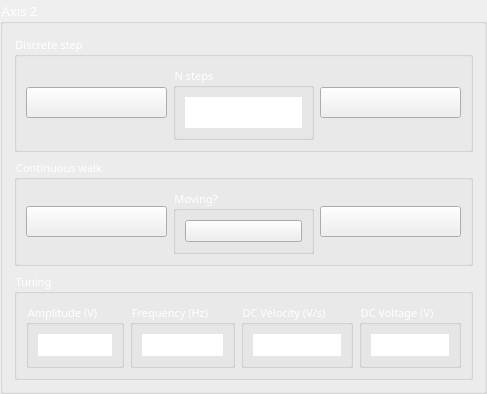
         <widget class="QGroupBox" name="verticalGroupBox_9">
          <property name="font">
           <font>
            <family>Calibri Light</family>
            <pointsize>10</pointsize>
           </font>
          </property>
          <property name="styleSheet">
           <string notr="true">color: rgb(255, 255, 255);</string>
          </property>
          <property name="title">
           <string>Axis 2</string>
          </property>
          <layout class="QVBoxLayout" name="verticalLayout_10">
           <item>
            <widget class="QGroupBox" name="groupBox_64">
             <property name="font">
              <font>
               <family>Calibri Light</family>
               <pointsize>8</pointsize>
              </font>
             </property>
             <property name="styleSheet">
              <string notr="true">color: rgb(255, 255, 255);</string>
             </property>
             <property name="title">
              <string>Discrete step</string>
             </property>
             <layout class="QHBoxLayout" name="horizontalLayout_66">
              <item>
               <widget class="QPushButton" name="step_left_8">
                <property name="minimumSize">
                 <size>
                  <width>0</width>
                  <height>0</height>
                 </size>
                </property>
                <property name="font">
                 <font>
                  <family>Calibri Light</family>
                  <pointsize>12</pointsize>
                 </font>
                </property>
                <property name="styleSheet">
                 <string notr="true"/>
                </property>
                <property name="text">
                 <string/>
                </property>
                <property name="icon">
                 <iconset>
                  <normaloff>left_arrow.svg</normaloff>left_arrow.svg</iconset>
                </property>
                <property name="iconSize">
                 <size>
                  <width>36</width>
                  <height>36</height>
                 </size>
                </property>
                <property name="checkable">
                 <bool>false</bool>
                </property>
                <property name="autoDefault">
                 <bool>false</bool>
                </property>
                <property name="default">
                 <bool>false</bool>
                </property>
               </widget>
              </item>
              <item>
               <widget class="QGroupBox" name="groupBox_65">
                <property name="font">
                 <font>
                  <family>Calibri Light</family>
                  <pointsize>8</pointsize>
                 </font>
                </property>
                <property name="title">
                 <string>N steps</string>
                </property>
                <layout class="QHBoxLayout" name="horizontalLayout_67">
                 <item>
                  <widget class="QSpinBox" name="n_steps_8">
                   <property name="font">
                    <font>
                     <family>Calibri Light</family>
                     <pointsize>12</pointsize>
                     <weight>3</weight>
                     <italic>false</italic>
                     <bold>false</bold>
                    </font>
                   </property>
                   <property name="styleSheet">
                    <string notr="true">font: 25 12pt &quot;Calibri Light&quot;;</string>
                   </property>
                   <property name="frame">
                    <bool>false</bool>
                   </property>
                   <property name="alignment">
                    <set>Qt::AlignCenter</set>
                   </property>
                   <property name="buttonSymbols">
                    <enum>QAbstractSpinBox::NoButtons</enum>
                   </property>
                   <property name="maximum">
                    <number>100</number>
                   </property>
                   <property name="value">
                    <number>1</number>
                   </property>
                  </widget>
                 </item>
                </layout>
               </widget>
              </item>
              <item>
               <widget class="QPushButton" name="step_right_8">
                <property name="minimumSize">
                 <size>
                  <width>0</width>
                  <height>0</height>
                 </size>
                </property>
                <property name="font">
                 <font>
                  <family>Calibri Light</family>
                  <pointsize>12</pointsize>
                 </font>
                </property>
                <property name="styleSheet">
                 <string notr="true"/>
                </property>
                <property name="text">
                 <string/>
                </property>
                <property name="icon">
                 <iconset>
                  <normaloff>right_arrow.svg</normaloff>right_arrow.svg</iconset>
                </property>
                <property name="iconSize">
                 <size>
                  <width>36</width>
                  <height>36</height>
                 </size>
                </property>
                <property name="checkable">
                 <bool>false</bool>
                </property>
               </widget>
              </item>
             </layout>
            </widget>
           </item>
           <item>
            <widget class="QGroupBox" name="groupBox_66">
             <property name="font">
              <font>
               <family>Calibri Light</family>
               <pointsize>8</pointsize>
              </font>
             </property>
             <property name="styleSheet">
              <string notr="true">color: rgb(255, 255, 255);</string>
             </property>
             <property name="title">
              <string>Continuous walk</string>
             </property>
             <layout class="QHBoxLayout" name="horizontalLayout_68">
              <item>
               <widget class="QPushButton" name="walk_left_8">
                <property name="minimumSize">
                 <size>
                  <width>0</width>
                  <height>0</height>
                 </size>
                </property>
                <property name="font">
                 <font>
                  <family>Calibri Light</family>
                  <pointsize>12</pointsize>
                 </font>
                </property>
                <property name="styleSheet">
                 <string notr="true"/>
                </property>
                <property name="text">
                 <string/>
                </property>
                <property name="icon">
                 <iconset>
                  <normaloff>left_arrow.svg</normaloff>left_arrow.svg</iconset>
                </property>
                <property name="iconSize">
                 <size>
                  <width>36</width>
                  <height>36</height>
                 </size>
                </property>
                <property name="checkable">
                 <bool>false</bool>
                </property>
               </widget>
              </item>
              <item>
               <widget class="QGroupBox" name="groupBox_67">
                <property name="font">
                 <font>
                  <family>Calibri Light</family>
                  <pointsize>8</pointsize>
                 </font>
                </property>
                <property name="title">
                 <string>Moving?</string>
                </property>
                <layout class="QHBoxLayout" name="horizontalLayout_69">
                 <item>
                  <widget class="QPushButton" name="is_moving_8">
                   <property name="minimumSize">
                    <size>
                     <width>0</width>
                     <height>0</height>
                    </size>
                   </property>
                   <property name="text">
                    <string/>
                   </property>
                   <property name="icon">
                    <iconset>
                     <normaloff>red_LED_off.svg</normaloff>
                     <normalon>red_LED_on.svg</normalon>red_LED_off.svg</iconset>
                   </property>
                   <property name="checkable">
                    <bool>true</bool>
                   </property>
                  </widget>
                 </item>
                </layout>
               </widget>
              </item>
              <item>
               <widget class="QPushButton" name="walk_right_8">
                <property name="minimumSize">
                 <size>
                  <width>0</width>
                  <height>0</height>
                 </size>
                </property>
                <property name="font">
                 <font>
                  <family>Calibri Light</family>
                  <pointsize>12</pointsize>
                 </font>
                </property>
                <property name="styleSheet">
                 <string notr="true"/>
                </property>
                <property name="text">
                 <string/>
                </property>
                <property name="icon">
                 <iconset>
                  <normaloff>right_arrow.svg</normaloff>right_arrow.svg</iconset>
                </property>
                <property name="iconSize">
                 <size>
                  <width>36</width>
                  <height>36</height>
                 </size>
                </property>
                <property name="checkable">
                 <bool>false</bool>
                </property>
               </widget>
              </item>
             </layout>
            </widget>
           </item>
           <item>
            <widget class="QGroupBox" name="groupBox_68">
             <property name="font">
              <font>
               <family>Calibri Light</family>
               <pointsize>8</pointsize>
              </font>
             </property>
             <property name="styleSheet">
              <string notr="true">color: rgb(255, 255, 255);</string>
             </property>
             <property name="title">
              <string>Tuning</string>
             </property>
             <layout class="QHBoxLayout" name="horizontalLayout_70">
              <item>
               <widget class="QGroupBox" name="groupBox_69">
                <property name="font">
                 <font>
                  <family>Calibri Light</family>
                  <pointsize>8</pointsize>
                 </font>
                </property>
                <property name="title">
                 <string>Amplitude (V)</string>
                </property>
                <layout class="QHBoxLayout" name="horizontalLayout_71">
                 <item>
                  <widget class="QDoubleSpinBox" name="amplitude_8">
                   <property name="styleSheet">
                    <string notr="true">font: 25 12pt &quot;Calibri Light&quot;;
color: rgb(255, 255, 255);</string>
                   </property>
                   <property name="frame">
                    <bool>false</bool>
                   </property>
                   <property name="alignment">
                    <set>Qt::AlignCenter</set>
                   </property>
                   <property name="buttonSymbols">
                    <enum>QAbstractSpinBox::NoButtons</enum>
                   </property>
                   <property name="decimals">
                    <number>1</number>
                   </property>
                   <property name="maximum">
                    <double>100.000000000000000</double>
                   </property>
                   <property name="value">
                    <double>50.000000000000000</double>
                   </property>
                  </widget>
                 </item>
                </layout>
               </widget>
              </item>
              <item>
               <widget class="QGroupBox" name="groupBox_70">
                <property name="font">
                 <font>
                  <family>Calibri Light</family>
                  <pointsize>8</pointsize>
                 </font>
                </property>
                <property name="title">
                 <string>Frequency (Hz)</string>
                </property>
                <layout class="QHBoxLayout" name="horizontalLayout_72">
                 <item>
                  <widget class="QDoubleSpinBox" name="frequency_8">
                   <property name="styleSheet">
                    <string notr="true">font: 25 12pt &quot;Calibri Light&quot;;
color: rgb(255, 255, 255);</string>
                   </property>
                   <property name="frame">
                    <bool>false</bool>
                   </property>
                   <property name="alignment">
                    <set>Qt::AlignCenter</set>
                   </property>
                   <property name="buttonSymbols">
                    <enum>QAbstractSpinBox::NoButtons</enum>
                   </property>
                   <property name="decimals">
                    <number>1</number>
                   </property>
                   <property name="maximum">
                    <double>20000.000000000000000</double>
                   </property>
                   <property name="value">
                    <double>30.000000000000000</double>
                   </property>
                  </widget>
                 </item>
                </layout>
               </widget>
              </item>
              <item>
               <widget class="QGroupBox" name="groupBox_71">
                <property name="font">
                 <font>
                  <family>Calibri Light</family>
                  <pointsize>8</pointsize>
                 </font>
                </property>
                <property name="title">
                 <string>DC Velocity (V/s)</string>
                </property>
                <layout class="QHBoxLayout" name="horizontalLayout_73">
                 <item>
                  <widget class="QDoubleSpinBox" name="velocity_8">
                   <property name="styleSheet">
                    <string notr="true">font: 25 12pt &quot;Calibri Light&quot;;
color: rgb(255, 255, 255);</string>
                   </property>
                   <property name="frame">
                    <bool>false</bool>
                   </property>
                   <property name="alignment">
                    <set>Qt::AlignCenter</set>
                   </property>
                   <property name="buttonSymbols">
                    <enum>QAbstractSpinBox::NoButtons</enum>
                   </property>
                   <property name="decimals">
                    <number>1</number>
                   </property>
                   <property name="maximum">
                    <double>10000000.000000000000000</double>
                   </property>
                   <property name="value">
                    <double>100.000000000000000</double>
                   </property>
                  </widget>
                 </item>
                </layout>
               </widget>
              </item>
              <item>
               <widget class="QGroupBox" name="groupBox_72">
                <property name="font">
                 <font>
                  <family>Calibri Light</family>
                  <pointsize>8</pointsize>
                 </font>
                </property>
                <property name="title">
                 <string>DC Voltage (V)</string>
                </property>
                <layout class="QHBoxLayout" name="horizontalLayout_74">
                 <item>
                  <widget class="QDoubleSpinBox" name="voltage_8">
                   <property name="styleSheet">
                    <string notr="true">font: 25 12pt &quot;Calibri Light&quot;;
color: rgb(255, 255, 255);</string>
                   </property>
                   <property name="frame">
                    <bool>false</bool>
                   </property>
                   <property name="alignment">
                    <set>Qt::AlignCenter</set>
                   </property>
                   <property name="buttonSymbols">
                    <enum>QAbstractSpinBox::NoButtons</enum>
                   </property>
                   <property name="decimals">
                    <number>1</number>
                   </property>
                   <property name="maximum">
                    <double>100.000000000000000</double>
                   </property>
                   <property name="value">
                    <double>50.000000000000000</double>
                   </property>
                  </widget>
                 </item>
                </layout>
               </widget>
              </item>
             </layout>
            </widget>
           </item>
          </layout>
         </widget>
